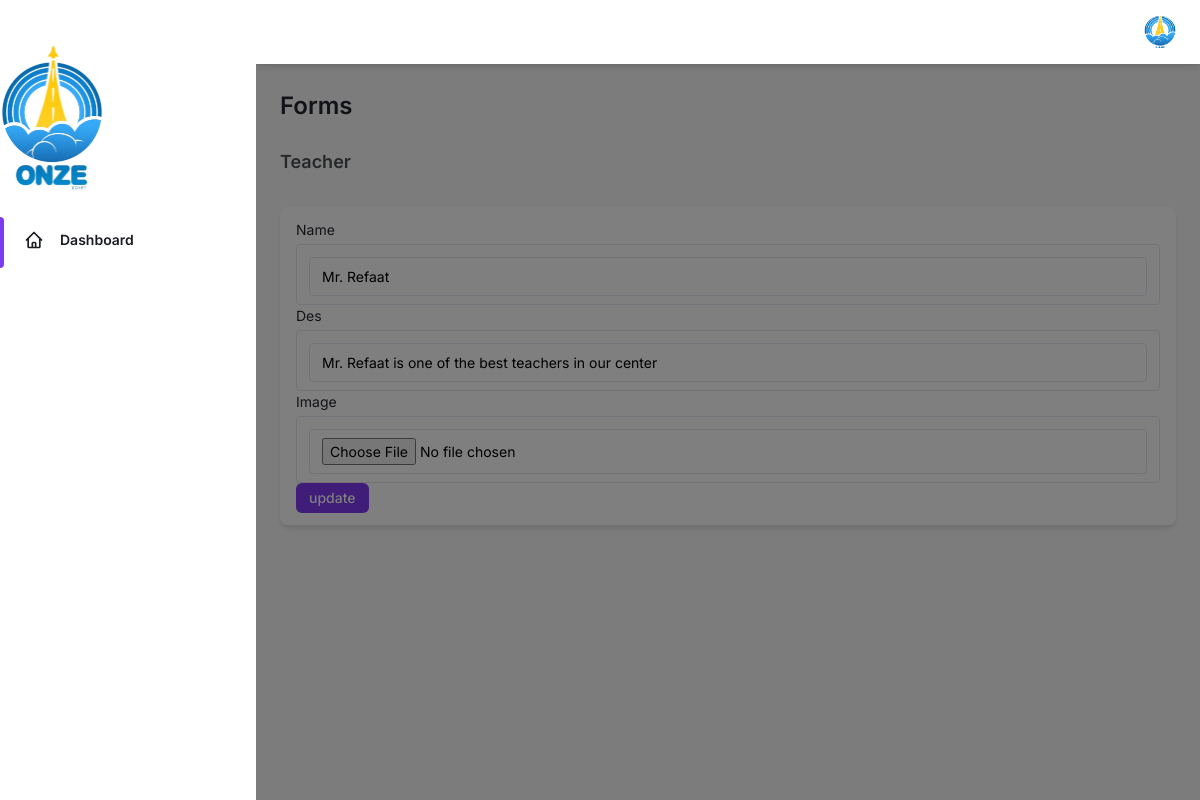
Screenshot of /pages/TeacherUpdate/2/ (signed in) with the database file from the repository.
### course/models.py (models this page shows, shortened)
class Teacher(models.Model):
    name = models.CharField(max_length=50)
    des = models.TextField()
    image = models.ImageField(upload_to='teacher/%y/%m/%d', null=True , blank=True)

### website/views.py (the view, shortened to what this page needs)
# urls.py: path('TeacherUpdate/<int:id>/', updateTeacher, name="UpdateTeacher"),
@login_required
def updateTeacher(request, id):
    if request.method == 'GET':
        bb = Teacher.objects.get(id = id)
        context = {
            "forms": TeacherForms(instance=bb),
            "dd":"update"
        }
        return render( request,'forms.html', context=context)

### website/forms.py
class TeacherForms (forms.ModelForm):
    class Meta:
        model = Teacher
        fields = ['name','des','image']
        widgets = {
            'name': forms.TextInput(attrs={ "class":'block w-full mt-1 text-sm dark:border-gray-600 dark:bg-gray-700 focus:border-purple-400 focus:outline-none focus:shadow-outline-purple dark:text-gray-300 dark:focus:shadow-outline-gray form-input'}),
            'des': forms.TextInput(attrs={ "class":'block w-full mt-1 text-sm dark:border-gray-600 dark:bg-gray-700 focus:border-purple-400 focus:outline-none focus:shadow-outline-purple dark:text-gray-300 dark:focus:shadow-outline-gray form-input'}),
            'image': forms.FileInput(attrs={ "class":'block w-full mt-1 text-sm dark:border-gray-600 dark:bg-gray-700 focus:border-purple-400 focus:outline-none focus:shadow-outline-purple dark:text-gray-300 dark:focus:shadow-outline-gray form-input'}),
        }

### templates/forms.html (shortened to what this page needs)
{% load static %}
<!DOCTYPE html>
<html :class="{ 'theme-dark': dark }" x-data="data()" lang="en">
  <head>
    <link rel="stylesheet" href=" {% static 'assets/css/tailwind.output.css' %} " />
  </head>
  <body>
    <div
      class="flex h-screen bg-gray-50 dark:bg-gray-900"
      :class="{ 'overflow-hidden': isSideMenuOpen }"
    >
      <aside
        class="z-20 hidden w-64 overflow-y-auto bg-white dark:bg-gray-800 md:block flex-shrink-0"
      >
        <div class="py-4 text-gray-500 dark:text-gray-400">
          <a
            class="ml-6 text-lg font-bold text-gray-800 dark:text-gray-200"
            href="{% url 'pages:index' %}"
          >
            <img src="{% static 'logo\wwww-removebg-preview.png' %}" style="height: 150px; width: auto;" >
          </a>
          <ul class="mt-6">
            <li class="relative px-6 py-3">
              <span
                class="absolute inset-y-0 left-0 w-1 bg-purple-600 rounded-tr-lg rounded-br-lg"
                aria-hidden="true"
              ></span>
              <a
                class="inline-flex items-center w-full text-sm font-semibold text-gray-800 transition-colors duration-150 hover:text-gray-800 dark:hover:text-gray-200 dark:text-gray-100"
                href="{% url 'pages:index' %}"
              >
                <svg
                  class="w-5 h-5"
                  aria-hidden="true"
                  fill="none"
                  stroke-linecap="round"
                  stroke-linejoin="round"
                  stroke-width="2"
                  viewBox="0 0 24 24"
                  stroke="currentColor"
                >
                  <path
                    d="M3 12l2-2m0 0l7-7 7 7M5 10v10a1 1 0 001 1h3m10-11l2 2m-2-2v10a1 1 0 01-1 1h-3m-6 0a1 1 0 001-1v-4a1 1 0 011-1h2a1 1 0 011 1v4a1 1 0 001 1m-6 0h6"
                  ></path>
                </svg>
                <span class="ml-4">Dashboard</span>
              </a>
            </li>
          </ul>
        </div>
      </aside>
      <div
        x-show="isSideMenuOpen"
        x-transition:enter="transition ease-in-out duration-150"
        x-transition:enter-start="opacity-0"
        x-transition:enter-end="opacity-100"
        x-transition:leave="transition ease-in-out duration-150"
        x-transition:leave-start="opacity-100"
        x-transition:leave-end="opacity-0"
        class="fixed inset-0 z-10 flex items-end bg-black bg-opacity-50 sm:items-center sm:justify-center"
      ></div>
      <div class="flex flex-col flex-1 w-full">
        <header class="z-10 py-4 bg-white shadow-md dark:bg-gray-800">
          <div
            class="container flex items-center justify-between h-full px-6 mx-auto text-purple-600 dark:text-purple-300"
          >
            <ul class="flex items-center flex-shrink-0 space-x-6">
              <li class="relative">
                <button
                  class="align-middle rounded-full focus:shadow-outline-purple focus:outline-none"
                  @click="toggleProfileMenu"
                  @keydown.escape="closeProfileMenu"
                  aria-label="Account"
                  aria-haspopup="true"
                >
                  <img
                    class="object-cover w-8 h-8 rounded-full"
                    src="{% static 'logo\wwww-removebg-preview.png' %}"
                    alt=""
                    aria-hidden="true"
                  />
                </button>
              </li>
            </ul>
          </div>
        </header>
        <main class="h-full pb-16 overflow-y-auto">
          <div class="container px-6 mx-auto grid">
            <h2
              class="my-6 text-2xl font-semibold text-gray-700 dark:text-gray-200"
            >
              Forms
            </h2>
            <h4
              class="mb-4 text-lg font-semibold text-gray-600 dark:text-gray-300"
            >
              Teacher
            </h4>
            <div
              class="px-4 py-3 mb-8 bg-white rounded-lg shadow-md dark:bg-gray-800"
            ><form method="post" enctype="multipart/form-data">
              {% for l in forms %}
              <label class="block text-sm">
                <span class="text-gray-700 dark:text-gray-400">{{l.label}}</span>
                <div
                  class="block w-full mt-1 text-sm dark:border-gray-600 dark:bg-gray-700 focus:border-purple-400 focus:outline-none focus:shadow-outline-purple dark:text-gray-300 dark:focus:shadow-outline-gray form-input"
                >
                {{l}}
              </div>
              {% endfor %}
              </label>
              <button
                  class="px-3 py-1 text-sm font-medium leading-5 text-white transition-colors duration-150 bg-purple-600 border border-transparent rounded-md active:bg-purple-600 hover:bg-purple-700 focus:outline-none focus:shadow-outline-purple"
                type="submit">
                  {{dd}}
                </button>
              </form>
          </div>
        </main>
      </div>
    </div>
  </body>
</html>

### rows the page displays
Teacher: forms "Mr. Refaat" "Mr. Refaat is one of the best teachers in our center"

### other values shown
{{ l.label }} "Name" "Des" "Image"
{{ dd }} "update"
